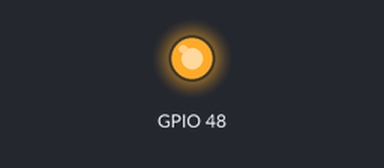
Bench run of a program on a simulated ESP32-S3. On the bench: output pins drawn as LEDs (lit = HIGH). WiFi joins after 1.5 s; servers stay silent unless stated; uploads are accepted with an empty reply; the local clock reads 2024-03-15 10:24:30 at power-on unless the program sets it; what the program prints to the serial monitor is not drawn.

Above: at 0.1 s.
At 1.6 s:
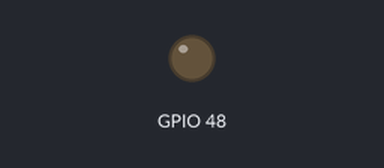
Timing chart, 0 to 3.1 s (numbered marks = the images above):
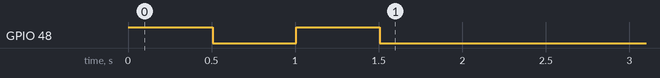

The program:

main.cpp
```cpp
#include <Arduino.h>
#include <WiFi.h>
#include <HTTPClient.h>
#include <ArduinoJson.h>
#include <WiFiClientSecure.h>
#include <time.h>

// --- Credenciales ---
const char* ssid = "T0rt1s_A54";
const char* password = "tortis007";
const char* esiosToken = "76f5317763cf71beec91ede16a667d8428e1ff3b793d45665a3c803e5ea5e68e";

// -- Configuración NTP y Zona Horaria (Madrid) ---
const char* ntpServer = "pool.ntp.org";
const char* TZ_INFO = "CET-1CEST,M3.5.0,M10.5.0/3";

// --- Temporizador (10 minutos) ---
unsigned long lastTimeRequest = 0;
const unsigned long timerDelay = 600000;
float precioActualKWh = 0.0;

void obtenerPrecioESIOS() {
    if (WiFi.status() != WL_CONNECTED) return;

    // Obtención hora y fecha actual
    struct tm timeinfo;
    if (!getLocalTime(&timeinfo)) {
        Serial.println("[TIME] Error: No se pudo obtener la hora local");
        return;
    }

    // Formateo de la fecha actual
    char fechaHoy[11];
    strftime(fechaHoy, sizeof(fechaHoy), "%Y-%m-%d", &timeinfo);

    // Construimos URL dinámica para el día actual
    String urlDinamica = "https://api.esios.ree.es/indicators/1001?start_date=";
    urlDinamica += String(fechaHoy) + "T00:00:00Z&end_date=";
    urlDinamica += String(fechaHoy) + "T23:59:59Z&geo_ids[]=8741";

    Serial.print("\n[ESIOS] Consultando URL: ");
    Serial.println(urlDinamica);

    WiFiClientSecure *client = new WiFiClientSecure;
    client->setInsecure(); // Omitimos certificados pesados para proteger la RAM

    HTTPClient http;
    // --- CORRECCIÓN CRUCIAL ---
    // Usamos urlDinamica en lugar de la constante urlEsios estática
    http.begin(*client, urlDinamica);

    // --- Cabeceras Oficiales Verificadas ---
    http.addHeader("x-api-key", esiosToken);
    http.addHeader("Accept", "application/json; application/vnd.esios-api.v1+json");
    http.addHeader("Content-Type", "application/json");
    http.addHeader("User-Agent", "ESP32-S3-Client");

    int httpResponseCode = http.GET();

    if (httpResponseCode == 200) {
        JsonDocument filter;
        filter["indicator"]["values"][0]["value"] = true;
        filter["indicator"]["values"][0]["datetime"] = true;

        JsonDocument doc;
        DeserializationError error = deserializeJson(doc, http.getStream(), DeserializationOption::Filter(filter));

        if (!error) {
            JsonArray values = doc["indicator"]["values"];

            char patronHora[10];
            snprintf(patronHora, sizeof(patronHora), "T%02d:00:00", timeinfo.tm_hour);

            bool encontrado = false;

            for (JsonObject v : values) {
                const char* datetimeStr = v["datetime"];

                if (datetimeStr != NULL && strstr(datetimeStr, patronHora) != NULL) {
                    float precioMWh = v["value"];
                    precioActualKWh = precioMWh / 1000.0;
                    encontrado = true;
                    break;
                }
            }

            if (encontrado) {
                Serial.println("====================================");
                Serial.printf(" HORA LOCAL DEL S3: %02d:%02d:%02d\n", timeinfo.tm_hour, timeinfo.tm_min, timeinfo.tm_sec);
                Serial.printf(" PRECIO FILTRADO PVPC: %.4f €/kWh\n", precioActualKWh);
                Serial.println("====================================");
            } else {
                Serial.printf("[ESIOS] Tramo '%s' no disponible en el JSON todavía.\n", patronHora);
            }

        } else {
            Serial.printf("[JSON] Error de parseo: %s\n", error.c_str());
        }
    } else {
        Serial.printf("[HTTP] Error ESIOS: %d\n", httpResponseCode);
    }

    http.end();
    delete client;
}

void setup() {
    Serial.begin(115200);

    // Configuramos el LED interno (En las placas oficiales suele ser el pin 48 o LED_BUILTIN)
    #ifdef LED_BUILTIN
    pinMode(LED_BUILTIN, OUTPUT);
    digitalWrite(LED_BUILTIN, HIGH); // Encendemos el LED al arrancar
    #endif

    // Espera activa para el USB nativo
    while (!Serial) {
        delay(10);
    }

    // En cuanto abras el monitor, pasará de aquí y verás esto instantáneamente:
    Serial.println("\n====================================");
    Serial.println("[S3] ¡CONEXIÓN ESTABLECIDA CON EL PC!");
    Serial.println("====================================");

    WiFi.begin(ssid, password);
    Serial.print("Conectando Wi-Fi");
    while (WiFi.status() != WL_CONNECTED) {
        delay(500);
        Serial.print(".");
        // Hacemos parpadear el LED mientras busca WiFi
        #ifdef LED_BUILTIN
        digitalWrite(LED_BUILTIN, !digitalRead(LED_BUILTIN));
        #endif
    }
    Serial.println("\n[WIFI] ¡Conectado!");

    #ifdef LED_BUILTIN
    digitalWrite(LED_BUILTIN, LOW); // Apagamos el LED al conectar con éxito
    #endif

    Serial.println("[NTP] Sincronizando hora...");
    configTzTime(TZ_INFO, ntpServer);

    struct tm timeinfo;
    while (!getLocalTime(&timeinfo)) {
        delay(500);
        Serial.print(".");
    }
    Serial.println("\n[NTP] Reloj sincronizado.");

    obtenerPrecioESIOS();
    lastTimeRequest = millis();
}

void loop() {
    unsigned long currentMillis = millis();

    if (currentMillis - lastTimeRequest >= timerDelay) {
        lastTimeRequest = currentMillis;
        obtenerPrecioESIOS();
    }
}
```
